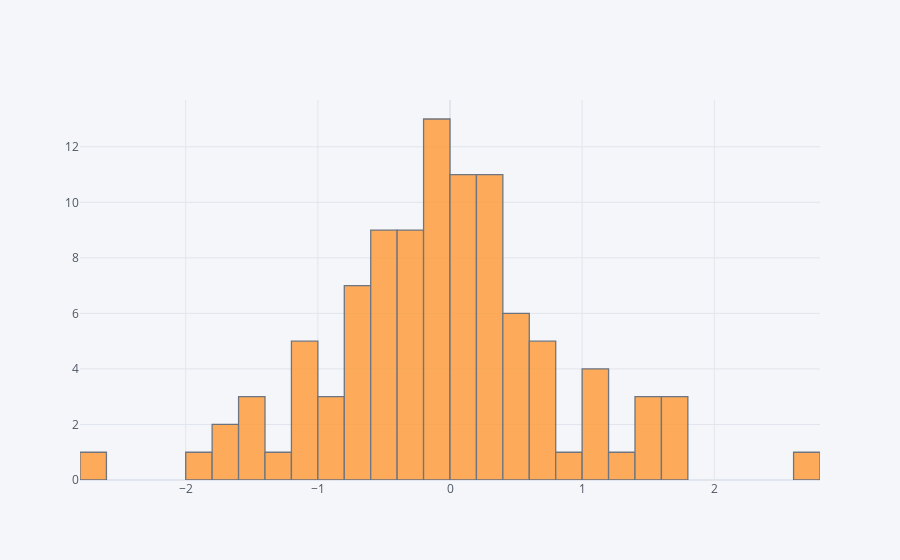

This figure's notebook cell:
### Code cell
## Ex.6 Histograms 
    
df['A'].iplot(kind = 'hist', bins = 50) ##We can also pass the whole dataframe and toggle the desired columns

### Figure 1 — Plotly figure (JSON) as saved in the notebook; plotly's stock layout.template omitted (floating-point values rounded to 4 significant figures)
{"data": [{"histfunc": "count", "histnorm": "", "marker": {"color": "rgba(255, 153, 51, 1.0)", "line": {"color": "#4D5663", "width": 1.3}}, "name": "A", "nbinsx": 50, "opacity": 0.8, "orientation": "v", "type": "histogram", "x": [-0.06543, -0.4983, -0.3933, -0.1062, -0.2621, 0.7887, -0.1438, -0.1527, -1.134, 0.000977, -0.7325, 0.06043, 0.6236, -0.9899, -0.4509, -0.8303, 1.572, -1.097, 0.4558, 1.217, -0.3298, 0.2582, 0.4889, -0.6122, -0.5414, 2.713, 1.742, 0.1414, 1.663, -1.132, 0.3761, -0.5145, 0.1596, 0.8357, -0.3566, 1.158, -0.4096, 0.5249, 0.5653, 1.073, -1.799, 0.09445, 0.3748, -0.06565, 0.2805, 0.719, -1.583, 0.2645, -1.001, 0.2364, 0.3918, 1.001, 0.1014, -0.3368, -0.2972, -0.02623, 0.6624, -1.722, -0.5923, -0.3497, -0.1256, -0.169, 0.4091, -0.6632, 1.082, -0.08061, -0.6899, -0.05582, 0.01964, -0.2459, 0.2647, -2.699, -0.2857, -0.7059, 0.1785, -1.187, 0.3564, 0.695, 1.719, 0.1505, -0.1848, -1.24, 0.09445, -0.4525, 1.524, -0.7167, 1.559, -1.881, -1.495, 0.2313, -0.00876, 0.1544, -1.43, -0.06766, -0.9968, -0.4146, -0.4363, -0.7187, 0.5637, 0.2184]}], "layout": {"barmode": "overlay", "legend": {"bgcolor": "#F5F6F9", "font": {"color": "#4D5663"}}, "paper_bgcolor": "#F5F6F9", "plot_bgcolor": "#F5F6F9", "title": {"font": {"color": "#4D5663"}}, "xaxis": {"gridcolor": "#E1E5ED", "showgrid": true, "tickfont": {"color": "#4D5663"}, "title": {"font": {"color": "#4D5663"}, "text": ""}, "zerolinecolor": "#E1E5ED"}, "yaxis": {"gridcolor": "#E1E5ED", "showgrid": true, "tickfont": {"color": "#4D5663"}, "title": {"font": {"color": "#4D5663"}, "text": ""}, "zerolinecolor": "#E1E5ED"}}}
